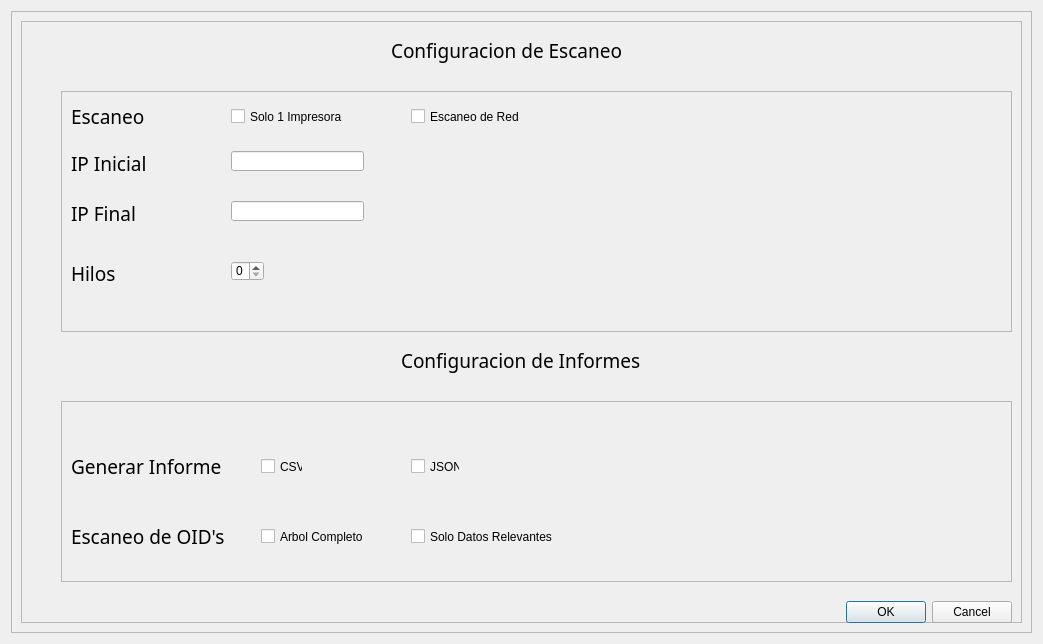
<?xml version="1.0" encoding="UTF-8"?>
<ui version="4.0">
 <class>Form</class>
 <widget class="QWidget" name="Form">
  <property name="geometry">
   <rect>
    <x>0</x>
    <y>0</y>
    <width>1043</width>
    <height>644</height>
   </rect>
  </property>
  <property name="windowTitle">
   <string>Form</string>
  </property>
  <layout class="QVBoxLayout" name="verticalLayout_4">
   <item>
    <layout class="QHBoxLayout" name="horizontalLayout_6">
     <item>
      <widget class="QFrame" name="frame">
       <property name="frameShape">
        <enum>QFrame::StyledPanel</enum>
       </property>
       <property name="frameShadow">
        <enum>QFrame::Raised</enum>
       </property>
       <layout class="QHBoxLayout" name="horizontalLayout_5">
        <item>
         <widget class="QFrame" name="frame_2">
          <property name="frameShape">
           <enum>QFrame::StyledPanel</enum>
          </property>
          <property name="frameShadow">
           <enum>QFrame::Raised</enum>
          </property>
          <widget class="QDialogButtonBox" name="buttonBox">
           <property name="geometry">
            <rect>
             <x>800</x>
             <y>580</y>
             <width>191</width>
             <height>23</height>
            </rect>
           </property>
           <property name="standardButtons">
            <set>QDialogButtonBox::Cancel|QDialogButtonBox::Ok</set>
           </property>
          </widget>
          <widget class="QLabel" name="label_17">
           <property name="geometry">
            <rect>
             <x>380</x>
             <y>320</y>
             <width>241</width>
             <height>39</height>
            </rect>
           </property>
           <property name="font">
            <font>
             <family>Sylfaen</family>
             <pointsize>14</pointsize>
            </font>
           </property>
           <property name="text">
            <string>Configuracion de Informes</string>
           </property>
          </widget>
          <widget class="QLabel" name="label_8">
           <property name="geometry">
            <rect>
             <x>370</x>
             <y>10</y>
             <width>251</width>
             <height>39</height>
            </rect>
           </property>
           <property name="font">
            <font>
             <family>Sylfaen</family>
             <pointsize>14</pointsize>
            </font>
           </property>
           <property name="text">
            <string>Configuracion de Escaneo</string>
           </property>
          </widget>
          <widget class="QFrame" name="frame_3">
           <property name="geometry">
            <rect>
             <x>40</x>
             <y>70</y>
             <width>951</width>
             <height>241</height>
            </rect>
           </property>
           <property name="frameShape">
            <enum>QFrame::StyledPanel</enum>
           </property>
           <property name="frameShadow">
            <enum>QFrame::Raised</enum>
           </property>
           <widget class="QLineEdit" name="ip_inicial">
            <property name="geometry">
             <rect>
              <x>170</x>
              <y>60</y>
              <width>133</width>
              <height>20</height>
             </rect>
            </property>
           </widget>
           <widget class="QLabel" name="label_3">
            <property name="geometry">
             <rect>
              <x>10</x>
              <y>110</y>
              <width>91</width>
              <height>25</height>
             </rect>
            </property>
            <property name="font">
             <font>
              <family>Sylfaen</family>
              <pointsize>14</pointsize>
             </font>
            </property>
            <property name="text">
             <string>IP Final</string>
            </property>
           </widget>
           <widget class="QCheckBox" name="checkBox">
            <property name="geometry">
             <rect>
              <x>170</x>
              <y>10</y>
              <width>121</width>
              <height>31</height>
             </rect>
            </property>
            <property name="text">
             <string>Solo 1 Impresora</string>
            </property>
           </widget>
           <widget class="QCheckBox" name="checkBox_2">
            <property name="geometry">
             <rect>
              <x>350</x>
              <y>10</y>
              <width>121</width>
              <height>31</height>
             </rect>
            </property>
            <property name="text">
             <string>Escaneo de Red</string>
            </property>
           </widget>
           <widget class="QLineEdit" name="ip_final">
            <property name="geometry">
             <rect>
              <x>170</x>
              <y>110</y>
              <width>133</width>
              <height>20</height>
             </rect>
            </property>
           </widget>
           <widget class="QSpinBox" name="spinBox">
            <property name="geometry">
             <rect>
              <x>170</x>
              <y>170</y>
              <width>33</width>
              <height>20</height>
             </rect>
            </property>
           </widget>
           <widget class="QLabel" name="label_5">
            <property name="geometry">
             <rect>
              <x>10</x>
              <y>10</y>
              <width>91</width>
              <height>31</height>
             </rect>
            </property>
            <property name="font">
             <font>
              <family>Sylfaen</family>
              <pointsize>14</pointsize>
             </font>
            </property>
            <property name="text">
             <string>Escaneo</string>
            </property>
           </widget>
           <widget class="QLabel" name="label_2">
            <property name="geometry">
             <rect>
              <x>10</x>
              <y>60</y>
              <width>91</width>
              <height>25</height>
             </rect>
            </property>
            <property name="font">
             <font>
              <family>Sylfaen</family>
              <pointsize>14</pointsize>
             </font>
            </property>
            <property name="text">
             <string>IP Inicial</string>
            </property>
           </widget>
           <widget class="QLabel" name="label_4">
            <property name="geometry">
             <rect>
              <x>10</x>
              <y>170</y>
              <width>61</width>
              <height>25</height>
             </rect>
            </property>
            <property name="font">
             <font>
              <family>Sylfaen</family>
              <pointsize>14</pointsize>
             </font>
            </property>
            <property name="text">
             <string>Hilos</string>
            </property>
           </widget>
          </widget>
          <widget class="QFrame" name="frame_4">
           <property name="geometry">
            <rect>
             <x>40</x>
             <y>380</y>
             <width>951</width>
             <height>181</height>
            </rect>
           </property>
           <property name="frameShape">
            <enum>QFrame::StyledPanel</enum>
           </property>
           <property name="frameShadow">
            <enum>QFrame::Raised</enum>
           </property>
           <widget class="QLabel" name="label_6">
            <property name="geometry">
             <rect>
              <x>10</x>
              <y>50</y>
              <width>171</width>
              <height>31</height>
             </rect>
            </property>
            <property name="font">
             <font>
              <family>Sylfaen</family>
              <pointsize>14</pointsize>
             </font>
            </property>
            <property name="text">
             <string>Generar Informe</string>
            </property>
           </widget>
           <widget class="QLabel" name="label_7">
            <property name="geometry">
             <rect>
              <x>10</x>
              <y>120</y>
              <width>161</width>
              <height>31</height>
             </rect>
            </property>
            <property name="font">
             <font>
              <family>Sylfaen</family>
              <pointsize>14</pointsize>
             </font>
            </property>
            <property name="text">
             <string>Escaneo de OID's</string>
            </property>
           </widget>
           <widget class="QCheckBox" name="checkBox_5">
            <property name="geometry">
             <rect>
              <x>200</x>
              <y>120</y>
              <width>111</width>
              <height>31</height>
             </rect>
            </property>
            <property name="text">
             <string>Arbol Completo</string>
            </property>
           </widget>
           <widget class="QCheckBox" name="checkBox_3">
            <property name="geometry">
             <rect>
              <x>200</x>
              <y>50</y>
              <width>42</width>
              <height>31</height>
             </rect>
            </property>
            <property name="text">
             <string>CSV</string>
            </property>
           </widget>
           <widget class="QCheckBox" name="checkBox_6">
            <property name="geometry">
             <rect>
              <x>350</x>
              <y>120</y>
              <width>151</width>
              <height>31</height>
             </rect>
            </property>
            <property name="text">
             <string>Solo Datos Relevantes</string>
            </property>
           </widget>
           <widget class="QCheckBox" name="checkBox_4">
            <property name="geometry">
             <rect>
              <x>350</x>
              <y>50</y>
              <width>49</width>
              <height>31</height>
             </rect>
            </property>
            <property name="text">
             <string>JSON</string>
            </property>
           </widget>
          </widget>
          <zorder>frame_4</zorder>
          <zorder>frame_3</zorder>
          <zorder>buttonBox</zorder>
          <zorder>label_17</zorder>
          <zorder>label_8</zorder>
         </widget>
        </item>
       </layout>
      </widget>
     </item>
    </layout>
   </item>
  </layout>
 </widget>
 <resources/>
 <connections/>
</ui>
